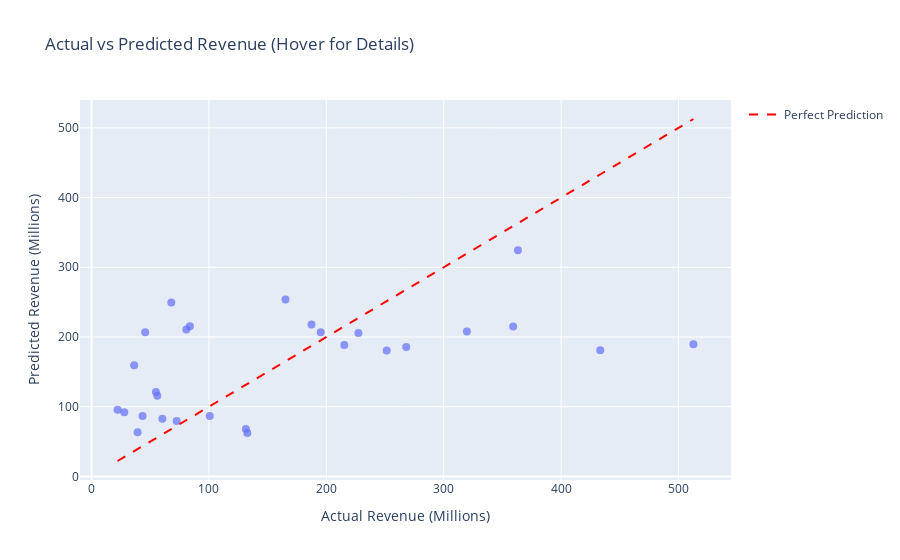

Here is the notebook cell this chart was saved with:
### Code cell
polynomial_regression_genre_and_rated(6, df_clean, "Family", "PG", True, True, True)

### Figure 1 — Plotly figure (JSON) as saved in the notebook; plotly's stock layout.template omitted (floating-point values rounded to 4 significant figures)
{"data": [{"customdata": [["Title: The Karate Kid<br>Genre: Family<br>Rated: PG<br>Actual: $359.13M<br>Predicted: $215.15M"], ["Title: The Last Airbender<br>Genre: Family<br>Rated: PG<br>Actual: $319.71M<br>Predicted: $207.98M"], ["Title: The Sorcerer's Apprentice<br>Genre: Family<br>Rated: PG<br>Actual: $215.28M<br>Predicted: $188.56M"], ["Title: Marmaduke<br>Genre: Family<br>Rated: PG<br>Actual: $83.76M<br>Predicted: $215.33M"], ["Title: Secretariat<br>Genre: Family<br>Rated: PG<br>Actual: $60.32M<br>Predicted: $82.91M"], ["Title: Furry Vengeance<br>Genre: Family<br>Rated: PG<br>Actual: $36.29M<br>Predicted: $159.45M"], ["Title: Mr. Popper's Penguins<br>Genre: Family<br>Rated: PG<br>Actual: $187.36M<br>Predicted: $217.82M"], ["Title: The Muppets<br>Genre: Family<br>Rated: PG<br>Actual: $165.18M<br>Predicted: $253.86M"], ["Title: Diary of a Wimpy Kid: Rodrick Rules<br>Genre: Family<br>Rated: PG<br>Actual: $72.53M<br>Predicted: $79.41M"], ["Title: Mars Needs Moms<br>Genre: Family<br>Rated: PG<br>Actual: $39.23M<br>Predicted: $63.29M"], ["Title: The Odd Life of Timothy Green<br>Genre: Family<br>Rated: PG<br>Actual: $56.01M<br>Predicted: $115.89M"], ["Title: The Three Stooges<br>Genre: Family<br>Rated: PG<br>Actual: $54.82M<br>Predicted: $121.22M"], ["Title: Night at the Museum: Secret of the Tomb<br>Genre: Family<br>Rated: PG<br>Actual: $363.2M<br>Predicted: $324.42M"], ["Title: Paddington<br>Genre: Family<br>Rated: PG<br>Actual: $268.05M<br>Predicted: $185.64M"], ["Title: Alexander and the Terrible, Horrible, No Good, Very Bad Day<br>Genre: Family<br>Rated: PG<br>Actual: $100.65M<br>Predicted: $86.68M"], ["Title: Earth to Echo<br>Genre: Family<br>Rated: PG<br>Actual: $45.68M<br>Predicted: $206.81M"], ["Title: The BFG<br>Genre: Family<br>Rated: PG<br>Actual: $195.24M<br>Predicted: $206.81M"], ["Title: Paddington 2<br>Genre: Family<br>Rated: PG<br>Actual: $227.29M<br>Predicted: $205.78M"], ["Title: Monster Family<br>Genre: Family<br>Rated: PG<br>Actual: $27.89M<br>Predicted: $92.23M"], ["Title: The Grinch<br>Genre: Family<br>Rated: PG<br>Actual: $512.72M<br>Predicted: $189.46M"], ["Title: A Wrinkle in Time<br>Genre: Family<br>Rated: PG<br>Actual: $132.68M<br>Predicted: $62.29M"], ["Title: The House with a Clock in Its Walls<br>Genre: Family<br>Rated: PG<br>Actual: $131.46M<br>Predicted: $68.0M"], ["Title: Pokémon: Detective Pikachu<br>Genre: Family<br>Rated: PG<br>Actual: $433.31M<br>Predicted: $181.13M"], ["Title: A Dog's Way Home<br>Genre: Family<br>Rated: PG<br>Actual: $80.71M<br>Predicted: $210.93M"], ["Title: A Beautiful Day in the Neighborhood<br>Genre: Family<br>Rated: PG<br>Actual: $67.93M<br>Predicted: $249.36M"], ["Title: Dolittle<br>Genre: Family<br>Rated: PG<br>Actual: $251.41M<br>Predicted: $180.75M"], ["Title: The War with Grandpa<br>Genre: Family<br>Rated: PG<br>Actual: $43.39M<br>Predicted: $86.68M"], ["Title: School of Magical Animals<br>Genre: Family<br>Rated: PG<br>Actual: $22.14M<br>Predicted: $95.51M"]], "hovertemplate": "Actual Revenue (Millions)=%{x}<br>Predicted Revenue (Millions)=%{y}<br>hover_info=%{customdata[0]}<extra></extra>", "legendgroup": "", "marker": {"color": "#636efa", "opacity": 0.7, "size": 8, "symbol": "circle"}, "mode": "markers", "name": "", "orientation": "v", "showlegend": false, "type": "scatter", "x": [359.1, 319.7, 215.3, 83.76, 60.32, 36.29, 187.4, 165.2, 72.53, 39.23, 56.01, 54.82, 363.2, 268.0, 100.7, 45.68, 195.2, 227.3, 27.89, 512.7, 132.7, 131.5, 433.3, 80.71, 67.93, 251.4, 43.39, 22.14], "xaxis": "x", "y": [215.1, 208.0, 188.6, 215.3, 82.91, 159.5, 217.8, 253.9, 79.41, 63.29, 115.9, 121.2, 324.4, 185.6, 86.68, 206.8, 206.8, 205.8, 92.23, 189.5, 62.29, 68.0, 181.1, 210.9, 249.4, 180.7, 86.68, 95.51], "yaxis": "y"}, {"line": {"color": "red", "dash": "dash"}, "marker": {"opacity": 0.7, "size": 8}, "mode": "lines", "name": "Perfect Prediction", "type": "scatter", "x": [22.14, 512.7], "y": [22.14, 512.7]}], "layout": {"legend": {"tracegroupgap": 0}, "title": {"text": "Actual vs Predicted Revenue (Hover for Details)"}, "xaxis": {"anchor": "y", "domain": [0, 1], "title": {"text": "Actual Revenue (Millions)"}}, "yaxis": {"anchor": "x", "domain": [0, 1], "title": {"text": "Predicted Revenue (Millions)"}}}}
